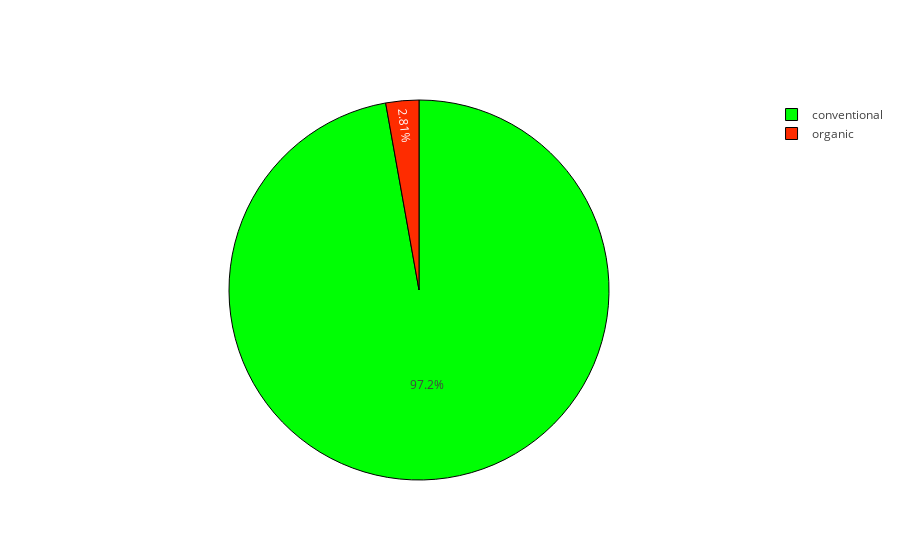

Notebook cell for this chart:
### Markdown cell above
<p1>Below is a pie chart displaying the market share of organic and conventional avocados, the market is very
unballenced due to the sheer amount of conventional avocados sold annually<p1>

### Code cell
Type=avocado.groupby('type')['TotalVolume'].agg('sum')

values=[Type['conventional'],Type['organic']]
labels=['conventional','organic']
colors = ['#00FE04', '#FE2C00']

trace=go.Pie(labels=labels,values=values,hoverinfo='label+percent',
            marker=dict(colors=colors, line=dict(color='#000000', width=1)))
py.iplot([trace])

### Figure 1 — Plotly figure (JSON) as saved in the notebook; plotly's stock layout.template omitted (floating-point values rounded to 4 significant figures)
{"data": [{"hoverinfo": "label+percent", "labels": ["conventional", "organic"], "marker": {"colors": ["#00FE04", "#FE2C00"], "line": {"color": "#000000", "width": 1}}, "type": "pie", "uid": "088127ae-d611-11e8-b0a6-3085a9a287f1", "values": [15090000000.0, 436200000.0]}], "layout": {}}
